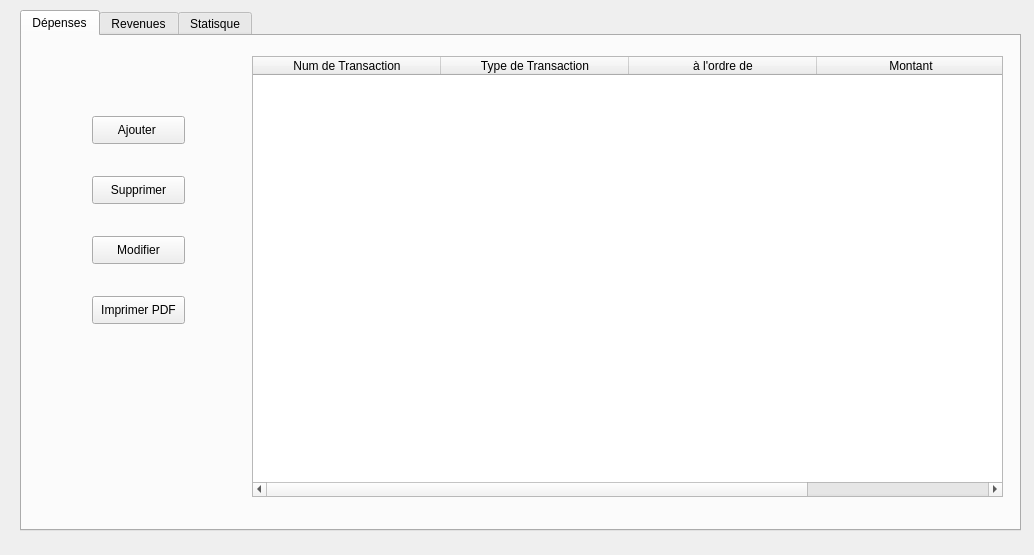
<?xml version="1.0" encoding="UTF-8"?>
<ui version="4.0">
 <class>MainWindow</class>
 <widget class="QMainWindow" name="MainWindow">
  <property name="geometry">
   <rect>
    <x>0</x>
    <y>0</y>
    <width>1034</width>
    <height>555</height>
   </rect>
  </property>
  <property name="windowTitle">
   <string>MainWindow</string>
  </property>
  <widget class="QWidget" name="centralwidget">
   <widget class="QTabWidget" name="tabWidget">
    <property name="geometry">
     <rect>
      <x>20</x>
      <y>10</y>
      <width>1001</width>
      <height>521</height>
     </rect>
    </property>
    <property name="currentIndex">
     <number>0</number>
    </property>
    <widget class="QWidget" name="tab">
     <attribute name="title">
      <string>Dépenses</string>
     </attribute>
     <widget class="QTableWidget" name="tableWidget">
      <property name="geometry">
       <rect>
        <x>230</x>
        <y>20</y>
        <width>751</width>
        <height>441</height>
       </rect>
      </property>
      <property name="columnCount">
       <number>4</number>
      </property>
      <attribute name="horizontalHeaderDefaultSectionSize">
       <number>188</number>
      </attribute>
      <attribute name="horizontalHeaderStretchLastSection">
       <bool>false</bool>
      </attribute>
      <column>
       <property name="text">
        <string>Num de Transaction</string>
       </property>
      </column>
      <column>
       <property name="text">
        <string>Type de Transaction</string>
       </property>
      </column>
      <column>
       <property name="text">
        <string>à l'ordre de</string>
       </property>
      </column>
      <column>
       <property name="text">
        <string>Montant</string>
       </property>
      </column>
     </widget>
     <widget class="QPushButton" name="pushButton">
      <property name="geometry">
       <rect>
        <x>70</x>
        <y>80</y>
        <width>93</width>
        <height>28</height>
       </rect>
      </property>
      <property name="text">
       <string>Ajouter </string>
      </property>
     </widget>
     <widget class="QPushButton" name="pushButton_2">
      <property name="geometry">
       <rect>
        <x>70</x>
        <y>200</y>
        <width>93</width>
        <height>28</height>
       </rect>
      </property>
      <property name="text">
       <string>Modifier</string>
      </property>
     </widget>
     <widget class="QPushButton" name="pushButton_3">
      <property name="geometry">
       <rect>
        <x>70</x>
        <y>140</y>
        <width>93</width>
        <height>28</height>
       </rect>
      </property>
      <property name="text">
       <string>Supprimer</string>
      </property>
     </widget>
     <widget class="QPushButton" name="pushButton_4">
      <property name="geometry">
       <rect>
        <x>70</x>
        <y>260</y>
        <width>93</width>
        <height>28</height>
       </rect>
      </property>
      <property name="text">
       <string>Imprimer PDF</string>
      </property>
     </widget>
    </widget>
    <widget class="QWidget" name="tab_2">
     <attribute name="title">
      <string>Revenues</string>
     </attribute>
     <widget class="QPushButton" name="pushButton_8">
      <property name="geometry">
       <rect>
        <x>40</x>
        <y>150</y>
        <width>93</width>
        <height>28</height>
       </rect>
      </property>
      <property name="text">
       <string>Supprimer</string>
      </property>
     </widget>
     <widget class="QPushButton" name="pushButton_6">
      <property name="geometry">
       <rect>
        <x>40</x>
        <y>90</y>
        <width>93</width>
        <height>28</height>
       </rect>
      </property>
      <property name="text">
       <string>Ajouter </string>
      </property>
     </widget>
     <widget class="QPushButton" name="pushButton_7">
      <property name="geometry">
       <rect>
        <x>40</x>
        <y>270</y>
        <width>93</width>
        <height>28</height>
       </rect>
      </property>
      <property name="text">
       <string>Imprimer PDF</string>
      </property>
     </widget>
     <widget class="QTableWidget" name="tableWidget_2">
      <property name="geometry">
       <rect>
        <x>200</x>
        <y>30</y>
        <width>751</width>
        <height>441</height>
       </rect>
      </property>
      <property name="columnCount">
       <number>4</number>
      </property>
      <attribute name="horizontalHeaderDefaultSectionSize">
       <number>188</number>
      </attribute>
      <attribute name="horizontalHeaderStretchLastSection">
       <bool>false</bool>
      </attribute>
      <column>
       <property name="text">
        <string>Num de Transaction</string>
       </property>
      </column>
      <column>
       <property name="text">
        <string>Type de Transaction</string>
       </property>
      </column>
      <column>
       <property name="text">
        <string>à l'ordre de</string>
       </property>
      </column>
      <column>
       <property name="text">
        <string>Montant</string>
       </property>
      </column>
     </widget>
     <widget class="QPushButton" name="pushButton_5">
      <property name="geometry">
       <rect>
        <x>40</x>
        <y>210</y>
        <width>93</width>
        <height>28</height>
       </rect>
      </property>
      <property name="text">
       <string>Modifier</string>
      </property>
     </widget>
    </widget>
    <widget class="QWidget" name="tab_3">
     <attribute name="title">
      <string>Statisque</string>
     </attribute>
    </widget>
   </widget>
  </widget>
 </widget>
 <resources/>
 <connections/>
</ui>
